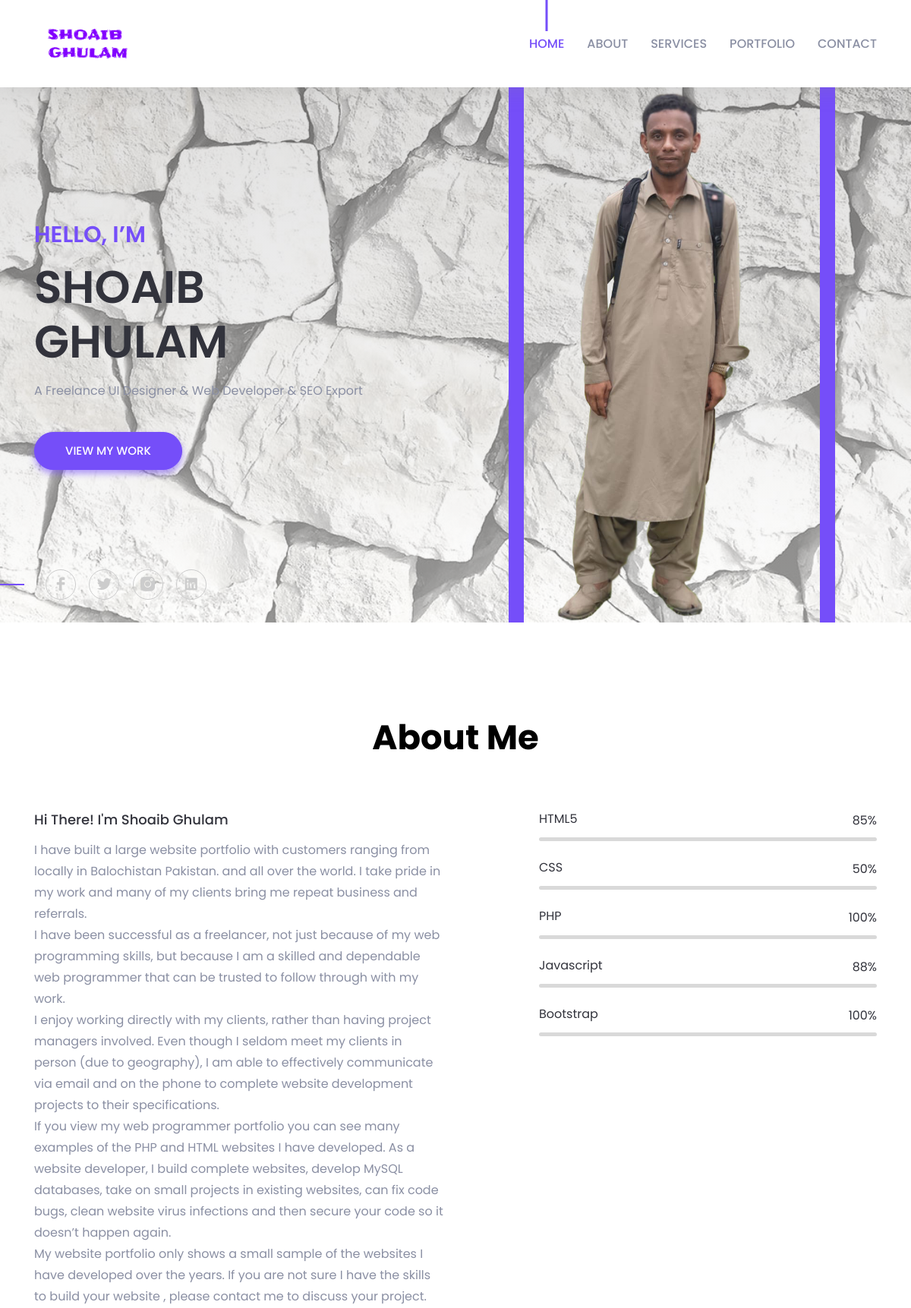
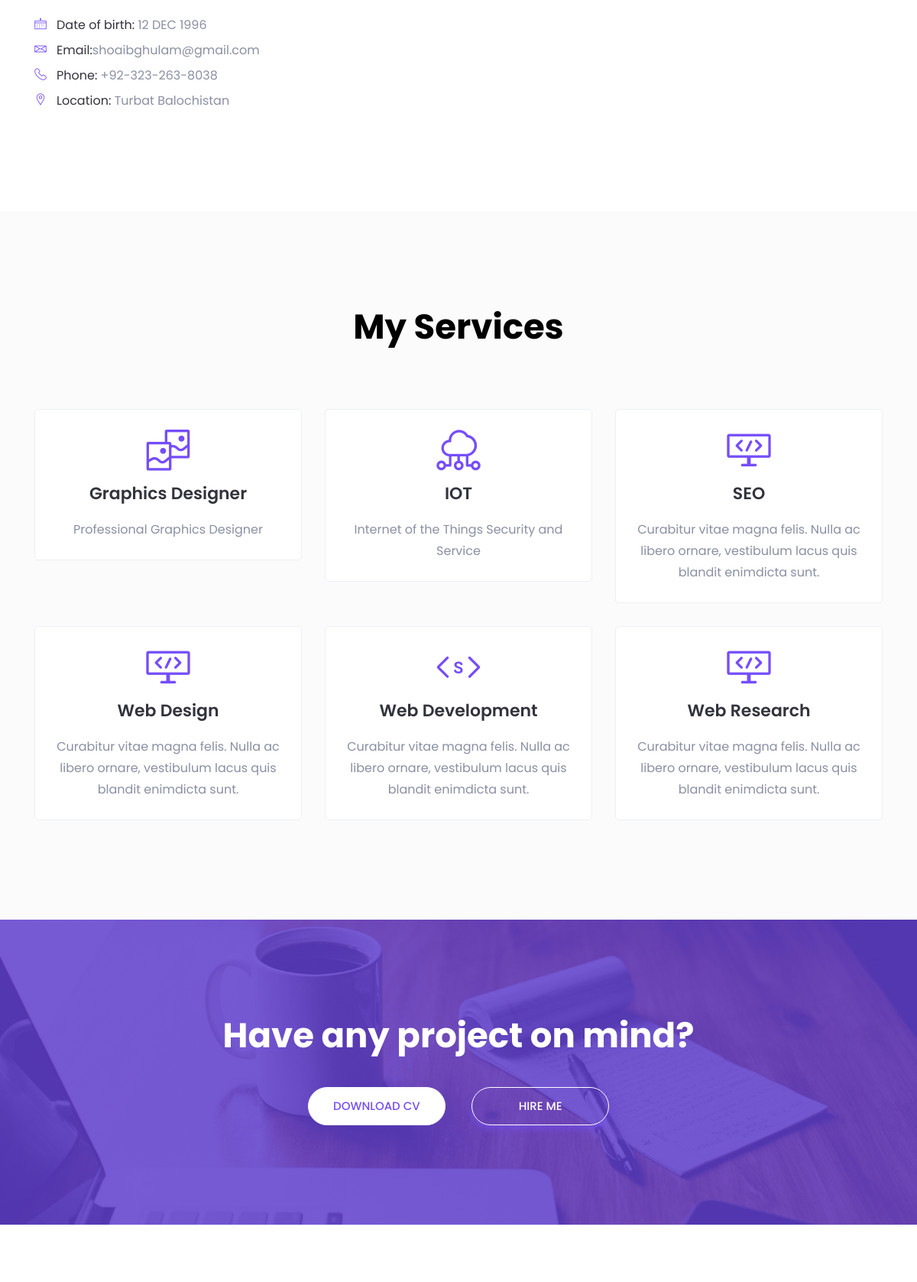
The page / (upper part) on the database its author committed (2 pictures, top to bottom).
### tables this page shows
CREATE TABLE `setting` (
  `sid` int(10) NOT NULL,
  `stitle` varchar(100) NOT NULL,
  `slogo` varchar(500) NOT NULL,
  `sfavicon` varchar(500) NOT NULL,
  `description` varchar(150) NOT NULL
);

CREATE TABLE `about` (
  `id` int(10) NOT NULL,
  `name` varchar(100) NOT NULL,
  `profession` varchar(150) NOT NULL,
  `profile` varchar(500) NOT NULL,
  `fb` varchar(200) NOT NULL,
  `twitter` varchar(200) NOT NULL,
  `instgram` varchar(200) NOT NULL,
  `linkedlist` varchar(200) NOT NULL,
  `description` varchar(3000) NOT NULL,
  `dob` varchar(120) NOT NULL,
  `email` varchar(100) NOT NULL,
  `contact` varchar(20) NOT NULL,
  `location` varchar(300) NOT NULL,
  `map` varchar(1000) NOT NULL
);

CREATE TABLE `skills` (
  `sid` int(11) NOT NULL,
  `stitle` varchar(100) NOT NULL,
  `sposition` int(10) NOT NULL
);

CREATE TABLE `services` (
  `serid` int(10) NOT NULL,
  `sertitle` varchar(100) NOT NULL,
  `serdesc` varchar(250) NOT NULL,
  `sericon` varchar(100) NOT NULL
);

### application/controllers/Home.php (called while the page is built, shortened)
<?php
class Home extends CI_Controller {
function __construct(){
    $this->load->model('alldata');
}
	public function index()
	{
        $data =array();
        $data['data']=$this->alldata->profile();
        $data['skills']=$this->alldata->skills();
        $data['services']=$this->alldata->services();
        $data['cv']=$this->alldata->cv();
        $data['work']=$this->alldata->work();
        $data['setting']=$this->alldata->setting();
		$this->load->view('public/header',$data);
		$this->load->view('public/index');
		$this->load->view('public/work');
		$this->load->view('public/contact');
		$this->load->view('public/footer');
	}
}

### index.php (called while the page is built, shortened)
<?php
require_once BASEPATH.'core/CodeIgniter.php';

### application/models/Alldata.php (called while the page is built, shortened)
<?php
class Alldata extends CI_Model {
public function profile(){
    $query= $this->db->query("SELECT * FROM about");
    return $query->result();
}
public function skills(){
    $query= $this->db->query("SELECT * FROM skills");
    return $query->result();
}
    public function services(){
    $query= $this->db->query("SELECT * FROM services ORDER by sertitle");
    return $query->result();
}
       public function cv(){
    $query= $this->db->query("SELECT * FROM cv");
    return $query->result();
}
          public function work(){
    $query= $this->db->query("SELECT * FROM work");
    return $query->result();
}
            public function setting(){
    $query= $this->db->query("SELECT * FROM setting");
    return $query->result();
}
}

### application/views/public/index.php (the view, shortened to what this page needs)
<?php
foreach($data as $data){}
?>
    <section id="about" class="about-area pt-125 pb-130">
        <div class="container">
            <div class="row justify-content-center">
                <div class="col-lg-8">
                    <div class="section-title text-center">
                        <h2 class="title">About Me</h2>
                       </div>
                </div>
        </div>
            <div class="row">
                <div class="col-lg-6">
                    <div class="about-content mt-50">
                        <h5 class="about-title">Hi There! I'm <?php echo $data->name; ?></h5>
                        <p><?php echo $data->description; ?></p>
                        <ul class="clearfix">
                            <li>
                                <div class="single-info d-flex align-items-center">
                                    <div class="info-icon">
                                        <i class="lni-calendar"></i>
                                    </div>
                                    <div class="info-text">
                                        <p><span>Date of birth:</span> <?php echo $data->dob; ?></p>
                                    </div>
                                </div>
                            </li>
                            <li>
                                <div class="single-info d-flex align-items-center">
                                    <div class="info-icon">
                                        <i class="lni-envelope"></i>
                                    </div>
                                    <div class="info-text">
                                        <p><span>Email:</span><?php echo $data->email; ?></p>
                                    </div>
                                </div>
                            </li>
                            <li>
                                <div class="single-info d-flex align-items-center">
                                    <div class="info-icon">
                                        <i class="lni-phone-handset"></i>
                                    </div>
                                    <div class="info-text">
                                        <p><span>Phone:</span> <?php echo $data->contact; ?></p>
                                    </div>
                                </div>
                            </li>
                            <li>
                                <div class="single-info d-flex align-items-center">
                                    <div class="info-icon">
                                        <i class="lni-map-marker"></i>
                                    </div>
                                    <div class="info-text">
                                        <p><span>Location:</span> <?php echo $data->location; ?></p>
                                    </div>
                                </div>
                            </li>
                        </ul>
                    </div>
                </div>
                <div class="col-xl-5 offset-xl-1 col-lg-6">
                    <div class="about-skills pt-25">
                       <?php
                        foreach($skills as $skill): ?>
                        <div class="skill-item mt-25">
                            <div class="skill-header">
                                <h6 class="skill-title"><?php echo $skill->stitle; ?></h6>
                                <div class="skill-percentage">
                                    <div class="count-box counted">
                                        <span class="counter"><?php echo $skill->sposition; ?></span>
                                    </div>
                                    %
                                </div>
                            </div>
                            <div class="skill-bar">
                                <div class="bar-inner">
                                </div>
                            </div>
                        </div>
                           <?php endforeach ;?>
                                    </div>
                </div>
            </div>
        </div>
    </section>
    <section id="service" class="services-area gray-bg pt-125 pb-130">
        <div class="container">
            <div class="row justify-content-center">
                <div class="col-lg-8">
                    <div class="section-title text-center pb-30">
                        <h2 class="title">My Services</h2>
                    </div>
                </div>
            </div>
            <div class="row justify-content-center">
               <?php foreach($services as $service): ?>
                <div class="col-lg-4 col-md-6 col-sm-8">
                    <div class="single-service text-center mt-30">
                        <div class="service-icon">
                            <i class="<?php echo $service->sericon; ?>"></i>
                        </div>
                        <div class="service-content">
                            <h4 class="service-title"><a href="#"><?php echo $service->sertitle;?></a></h4>
                            <p><?php echo $service->serdesc;?></p>
                        </div>
                    </div>
                </div>
              <?php
                endforeach;
                ?>
            </div>
        </div>
    </section>
<?php foreach($cv as $cv){} ?>
    <section id="call-to-action" class="call-to-action pt-125 pb-130 bg_cover" style="background-image: url(<?php echo base_url()?>assets/images/call-to-action.jpg)">
        <div class="container">
            <div class="row justify-content-center">
                <div class="col-xl-8 col-lg-9">
                    <div class="call-action-content text-center">
                        <h2 class="action-title">Have any project on mind?</h2>
                        <ul>
                            <li><a class="main-btn custom" href="<?php echo base_url()."assets/cv/". $cv->cvfile;?>">download cv</a></li>
                            <li><a class="main-btn custom-2" href="<?php echo $cv->hirelink;?>">hire me</a></li>
                        </ul>
                    </div>
                </div>
            </div>
        </div>
    </section>

### application/views/public/header.php (shortened to what this page needs)
<?php
foreach($data as $data){}
foreach($setting as $setting){}
?>
<!doctype html>
<html lang="en">
<head>
    <link rel="stylesheet" href="<?php echo base_url();?>assets/css/bootstrap.min.css">
    <link rel="stylesheet" href="<?php echo base_url();?>assets/css/LineIcons.css">
    <link rel="stylesheet" href="<?php echo base_url();?>assets/css/magnific-popup.css">
    <link rel="stylesheet" href="<?php echo base_url();?>assets/css/default.css">
    <link rel="stylesheet" href="<?php echo base_url();?>assets/css/style.css">
</head>
<body>
    <header id="home" class="header-area">
        <div class="navigation fixed-top">
            <div class="container">
                <div class="row">
                    <div class="col-lg-12">
                        <nav class="navbar navbar-expand-lg">
                            <a class="navbar-brand" href="index.html">
                                <img src="<?php echo base_url()."assets/images/".$setting->slogo; ?>" alt="Logo" width="150px" height="50px" >
                            </a>
                            <div class="collapse navbar-collapse" id="navbarSupportedContent">
                                <ul class="navbar-nav ml-auto">
                                    <li class="nav-item active"><a class="page-scroll" href="#home">Home</a></li>
                                    <li class="nav-item"><a class="page-scroll" href="#about">About</a></li>
                                    <li class="nav-item"><a class="page-scroll" href="#service">Services</a></li>
                                    <li class="nav-item"><a class="page-scroll" href="#work">Portfolio</a></li>
                                    <li class="nav-item"><a class="page-scroll" href="#contact">Contact</a></li>
                                </ul>
                            </div>
                        </nav>
                    </div>
                </div>
            </div>
        </div>
        <div id="parallax" class="header-content d-flex align-items-center" style="background:linear-gradient(rgba(178, 177, 178, 0.4),rgba(255, 255, 255, 0.4)), url('<?php echo base_url('assets/images/'); ?>header-back.jpg'); background-repeat:no-repeat; backgourn-attechment:fixed; background-size:cover;">
               <div class="container">
                <div class="row align-items-center">
                    <div class="col-xl-5 col-lg-6">
                        <div class="header-content-right">
                            <h4 class="sub-title">Hello, I’m</h4>
                            <h1 class="title"><?php echo $data->name; ?></h1>
                            <p><?php echo $data->profession;?></p>
                            <a class="main-btn" href="#work">View my Work</a>
                        </div>
                    </div>
                    <div class="col-lg-6 offset-xl-1">
                        <div class="header-image d-none d-lg-block" style="border:none;">
                            <img src="<?php echo base_url(); ?>assets/images/banner/<?php echo $data->profile; ?>" alt="hero">
                        </div>
                    </div>
                </div>
            </div>
            <div class="header-social">
                <div class="container">
                    <div class="row">
                        <div class="col-lg-12">
                            <div class="header-social-icon">
                                <ul>
                                    <li><a href="<?php echo $data->fb; ?>"><i class="lni-facebook-filled"></i></a></li>
                                    <li><a href="<?php echo $data->twitter; ?>"><i class="lni-twitter-original"></i></a></li>
                                    <li><a href="<?php echo $data->instgram; ?>"><i class="lni-instagram-filled"></i></a></li>
                                    <li><a href="<?php echo $data->linkedlist; ?>"><i class="lni-linkedin-original"></i></a></li>
                                </ul>
                            </div>
                        </div>
                    </div>
                </div>
            </div>
        </div>
    </header>

### application/views/public/work.php (shortened to what this page needs)
<section id="work" class="work-area pt-125 pb-130">
</section>

### application/views/public/footer.php (shortened to what this page needs)
</body>
</html>

### assets/css/default.css (style rules this page uses)
.mt-25 { margin-top: 25px; }
.mt-30 { margin-top: 30px; }
.mt-50 { margin-top: 50px; }
.pt-25 { padding-top: 25px; }
.pt-125 { padding-top: 125px; }
.pb-30 { padding-bottom: 30px; }
.pb-130 { padding-bottom: 130px; }
.gray-bg { background: #fbfbfb; }

### rows shown on the page
setting: slogo (picture)
about: name "SHOAIB GHULAM", profession "A Freelance UI Designer & Web Developer & SEO Export", profile (picture), name "Shoaib Ghulam", description "I have built a large website portfolio with customers ranging from locally in Balochistan Pakistan. and all over the world. I take pride in my work and many of my clients bring me repeat business and referrals. I have been successful as a freelancer, not just because of my web programming skills, but because I am a skilled and dependable web programmer that can be trusted to follow through with my work. I enjoy working directly with my clients, rather than having project managers involved. Even though I seldom meet my clients in person (due to geography), I am able to effectively communicate via email and on the phone to complete website development projects to their specifications. If you…", dob "12 DEC 1996", email "shoaibghulam@gmail.com", contact "+92-323-263-8038", location "Turbat Balochistan"
skills: stitle "HTML5", sposition "85"
skills: stitle "CSS", sposition "50"
skills: stitle "PHP", sposition "100"
skills: stitle "Javascript", sposition "88"
skills: stitle "Bootstrap", sposition "100"
services: sertitle "Graphics Designer", serdesc "Professional Graphics Designer"
services: sertitle "IOT", serdesc "Internet of the Things Security and Service"
services: sertitle "SEO", serdesc "Curabitur vitae magna felis. Nulla ac libero ornare, vestibulum lacus quis blandit enimdicta sunt."
services: sertitle "Web Design", serdesc "Curabitur vitae magna felis. Nulla ac libero ornare, vestibulum lacus quis blandit enimdicta sunt."
services: sertitle "Web Development", serdesc "Curabitur vitae magna felis. Nulla ac libero ornare, vestibulum lacus quis blandit enimdicta sunt."
services: sertitle "Web Research", serdesc "Curabitur vitae magna felis. Nulla ac libero ornare, vestibulum lacus quis blandit enimdicta sunt."
